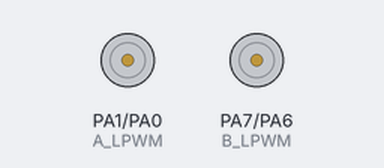
This sketch was run on a simulated STM32 Black Pill. On the bench: motor-driver pin pairs drawn as motors (green arrow = first pin HIGH = forward, orange = second pin HIGH = backward, longer = more drive). What the sketch prints to the serial monitor is not drawn.

Above: at 0.15 s.
At 7.73 s:
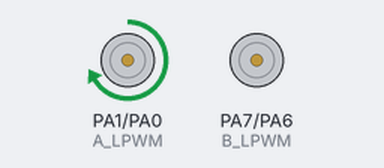
At 15.31 s:
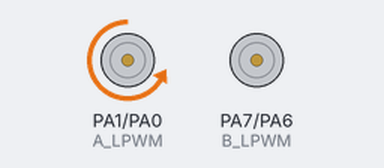
Timing chart, 0 to 15.3 s (numbered marks = the images above):
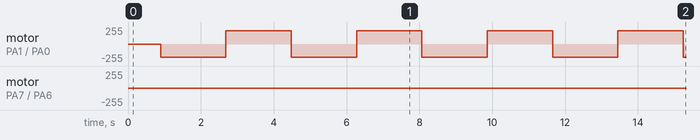

Measured:
- by itself, motor on PA1 (A_LPWM) / PA0 (A_RPWM): alternates forward 201/255 for 1.8 s and backward 201/255 for 1.8 s

The sketch:

Acc_Motor_2senoidales.ino
```cpp
#include <Arduino.h>
#include <math.h>

// =====================================================
// BTS7960 - BOBINA A
// =====================================================
#define A_RPWM PA0
#define A_LPWM PA1

// =====================================================
// BTS7960 - BOBINA B
// =====================================================
#define B_RPWM PA6
#define B_LPWM PA7

// =====================================================
// PARAMETROS DEL MOTOR
// =====================================================

float angulo = 0.0;

// Velocidad de giro del campo magnético
// Aumentar este valor = mayor velocidad
float velocidad = 1.0;

// Amplitud PWM
// 0 - 255
int amplitud = 230;

// =====================================================
// SETUP
// =====================================================

void setup() {

  pinMode(A_RPWM, OUTPUT);
  pinMode(A_LPWM, OUTPUT);

  pinMode(B_RPWM, OUTPUT);
  pinMode(B_LPWM, OUTPUT);

  // Inicializar salidas apagadas
  analogWrite(A_RPWM, 0);
  analogWrite(A_LPWM, 0);
  analogWrite(B_RPWM, 0);
  analogWrite(B_LPWM, 0);

  Serial.begin(115200);

  Serial.println("Motor bipolar - Lazo abierto");
  Serial.println("STM32F411 + 2 BTS7960");
}

// =====================================================
// LOOP
// =====================================================
void loop() {
  // -----------------------------------------------
  // GENERAR LAS DOS SENOIDALES
  // -----------------------------------------------
  float senoA = sin(angulo);
  // 90 grados desfasada
  float senoB = cos(angulo);
  // -----------------------------------------------
  // CONVERTIR A PWM
  // -----------------------------------------------
  int pwmA = abs(senoA * amplitud);
  int pwmB = abs(senoB * amplitud);
  // -----------------------------------------------
  // BOBINA A
  // -----------------------------------------------

  if (senoA >= 0) {

    analogWrite(A_RPWM, pwmA);
    analogWrite(A_LPWM, 0);

  } else {

    analogWrite(A_RPWM, 0);
    analogWrite(A_LPWM, pwmA);
  }

  // -----------------------------------------------
  // BOBINA B
  // -----------------------------------------------

  if (senoB >= 0) {

    analogWrite(B_RPWM, pwmB);
    analogWrite(B_LPWM, 0);

  } else {

    analogWrite(B_RPWM, 0);
    analogWrite(B_LPWM, pwmB);
  }

  // -----------------------------------------------
  // AVANZAR ANGULO
  // -----------------------------------------------

  angulo += velocidad;

  if (angulo >= 2.0 * PI) {
    angulo -= 2.0 * PI;
  }

  delayMicroseconds(5000);
}
```
